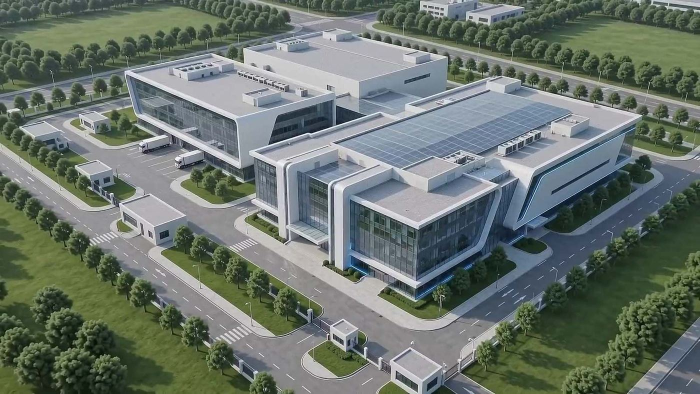
#> input picture site/assets/hero.jpg, 1400 x 788 px (shown at 1/2 size)
$ python rev.py ../../../site/assets/hero.jpg
#> lines starting #> are read from the running program, lines starting #| are printed output that depends on the picture
"""Montaje de PNG para revisar: python3 rev.py a.png b.png ... -> ../_rev.png"""
import sys
from PIL import Image
fs = sys.argv[1:]
W, H = 1200, 675
cols = 2
rows = (len(fs) + 1) // 2
m = Image.new("RGB", (W * cols, H * rows), "white")
#> m: PIL image 2400x675 RGB; every value is 255
for i, f in enumerate(fs):
    m.paste(Image.open(f).convert("RGB").resize((W, H)), ((i % 2) * W, (i // 2) * H))
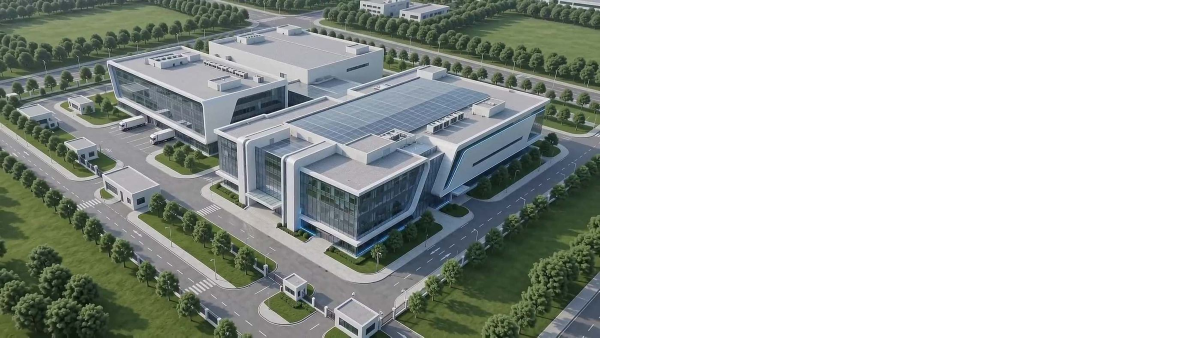
#> m: PIL image 2400x675 RGB (shown at 1/2 size); mean R, G, B 180.5, 185.6, 181.7
m.save("/home/claude/ies-training/ilustraciones/linux/_rev.png")
